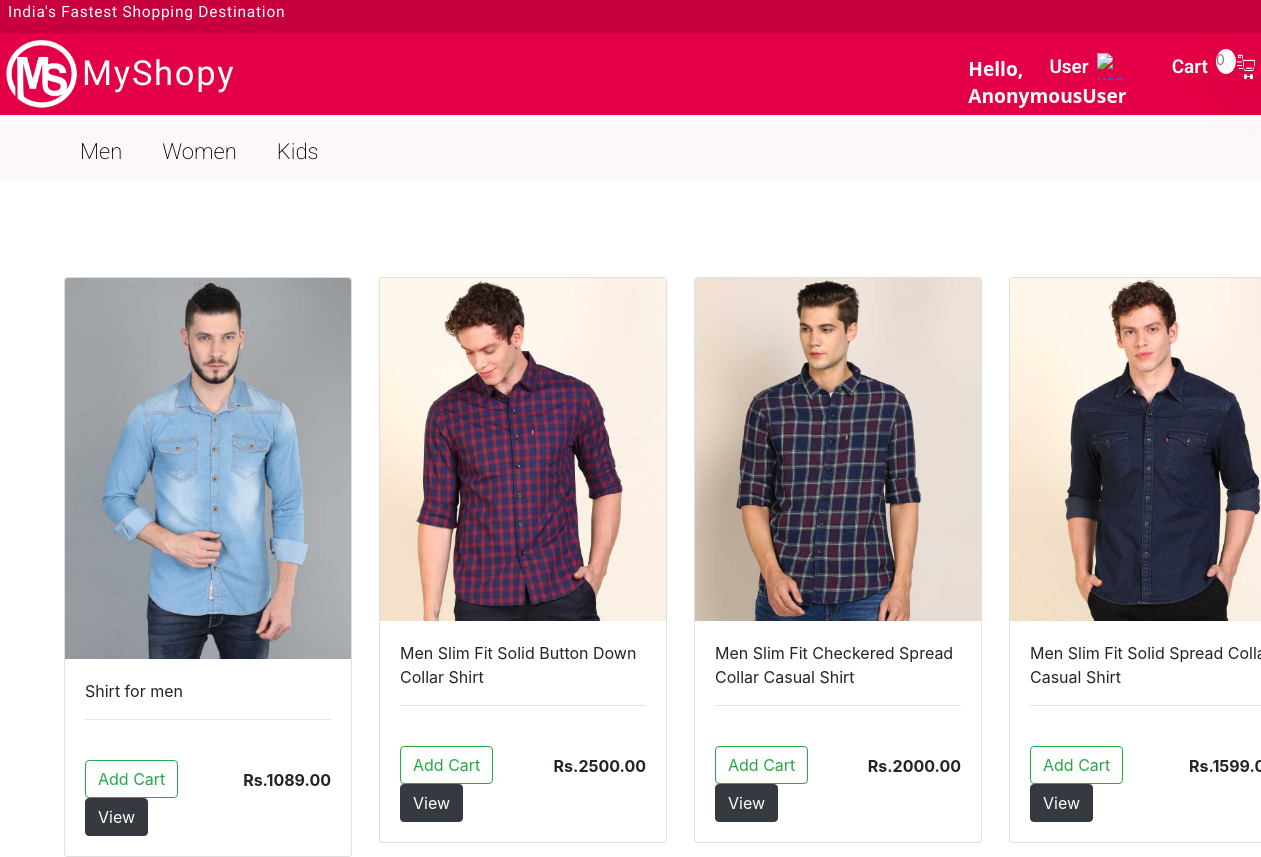
The app's page /, older data.
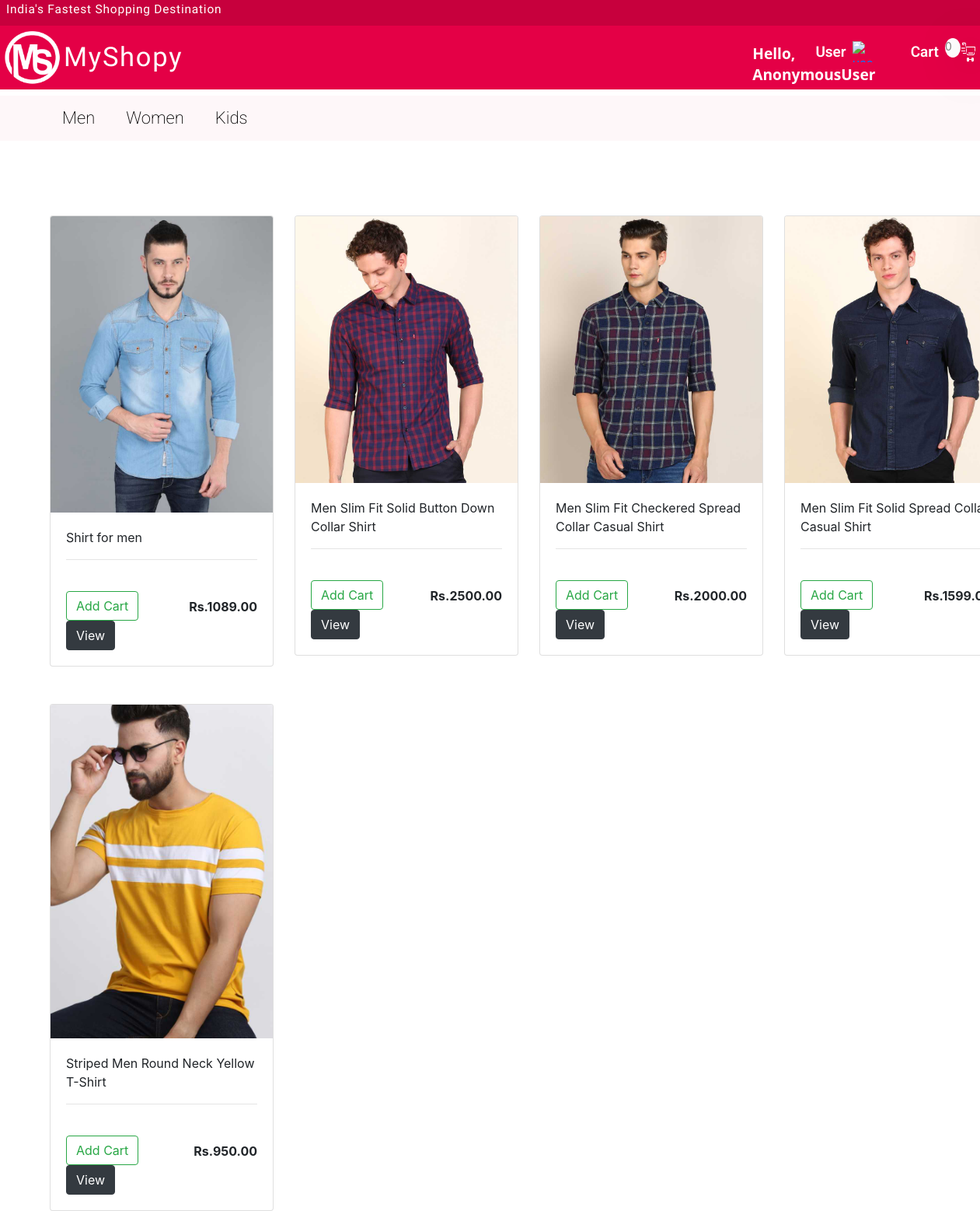
The same page, newer data.
### store/models.py (models this page shows, shortened)
class ProductMen(models.Model):
    name = models.CharField(max_length=200)
    price = models.FloatField()
    digital = models.BooleanField(default=False, null=True, blank=False)
    image = models.ImageField(null=True, blank=True, height_field=None, width_field=None)

### store/views.py (the view)
# urls.py: path('', include('store.urls'))
def store(request):
    if request.user.is_authenticated:
        customer = request.user.customer
        order, created = Order.objects.get_or_create(customer=customer, complete=False)
        items = order.orderitem_set.all()
        cartItems = order.get_cart_items
    else:
        items = []
        order = {'get_cart_total': 0, 'get_cart_items': 0, 'shipping': False}
        cartItems = order['get_cart_items']
    products = ProductMen.objects.all()
    productsWomen = ProductWomen.objects.all()
    productsKids = ProductKids.objects.all()
    context = {'products': products, 'productsWomen': productsWomen, 'productsKids': productsKids,
               'cartItems': cartItems}
    return render(request, 'store/store.html', context)

### store/models.py (called while the page is built)
    @property
    def imageURL(self):
        try:
            url = self.image.url
        except:
            url = " "
        return url

    @property
    def imageURL(self):
        try:
            url = self.image.url
        except:
            url = " "
        return url

### store/templates/store/store.html (shortened to what this page needs)
{% load static %}
<!DOCTYPE html>
<html lang="en">
<head>
    <link rel="stylesheet" href="{% static 'css/indexStyle.css' %}">
    <link rel="stylesheet" href="https://stackpath.bootstrapcdn.com/bootstrap/4.3.1/css/bootstrap.min.css">
</head>
<body>
<div class="root pages">
    <div class="row sub-navbar">
        <div class="col-md-6"><h6 class="pl-2 ad-text">India's Fastest Shopping Destination</h6></div>
        <div class="col-md-6"></div>
    </div>
    <div class="row nav-bar">
        <div class="col-md-3">
            <img class="logo-img" src="{% static 'images/imgbin_logo-circlr-redmi-5-xiaomi-png.png' %}" alt="logo-image">
            <h6 class="logo-text pt-3 ">MyShopy</h6>
        </div>
        <div class="col-md-6 ">
            </div>
        <div  class="col-md-3 pt-3">
            <a href="{% url 'cart' %}">
            <img id="cart-icon" class="cart_img pr-1" src="{% static 'images/icons8-fast-cart-64.png' %}" alt="cart_image">
                <span id="cart-total">{{cartItems}}</span>
            <h6 class="cart-text pt-2 pr-2">Cart</h6>
            </a>
            <a href="{% url 'register' %}">
            <img class="user_img mr-5 mt-1" src="{% static 'images/icons8-change-user-50.png' %}" alt="user_icon">
            <h6 class="cart-text pt-2 pr-2">User</h6>
            </a>
            <h6 id="hellouser" class="pt-2 pr-5">Hello, {{request.user}}</h6>
        </div>
    </div>
    <div class="row mt-2" style="background: #FEF7F9;">
        <div class="col-md-4 pt-3">
            <ul style="display: flex; list-style-type: none;">
                <li class="tab is-active" style="padding: inherit;">
                    <a data-switcher data-tab="1">Men</a>
                </li>
                <li class="tab" style="padding: inherit;">
                    <a data-switcher data-tab="2">Women</a>
                </li>
                <li class="tab" style="padding: inherit;">
                    <a data-switcher data-tab="3">Kids</a>
                </li>
            </ul>
        </div>
        <div class="col-md-4"></div>
        <div class="col-md-4"></div>
    </div>
    <div  class="row pt-5 ml-3 page is-active"  data-page="1">
        {% for product in products %}
        <div class="col-md-3 pt-5 pl-5">
            <div class="card" style="width: 18rem;">
                <img class="card-img-top" src="{{product.image.url}}" alt="Card image cap">
                <div class="card-body">
                    <p class="card-text">{{product.name}}<br><hr>
                    </p>
                    <span  class="amt-text">Rs.{{product.price|floatformat:2}}</span> <br>
                    <button type="button" data-product={{product.id}} data-action="add"  class="btn btn-outline-success add-btn update-cart">Add Cart</button>
                    <a href="{% url 'view' %}">
                    <button style="float: left;"  type="button" class="btn btn-dark mr-2">View</button>
                        </a>
                </div>
            </div>
        </div>
        {% endfor %}
    </div>
</div>
</body>
</html>

Row changes from the older to the newer data that the page shows:
added ProductMen: image (picture), name "Striped Men Round Neck Yellow T-Shirt", price "950.00"
